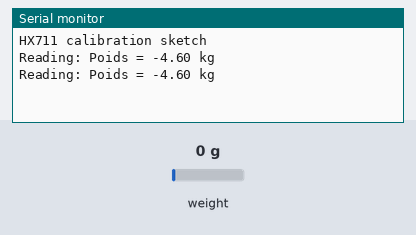
A sketch run on a simulated Arduino Uno, built with avr-gcc and run on an emulated ATmega328P. On the bench: the last lines printed to the serial monitor. Inputs (shaded band) come from the test bench; at power-on: weight on the scale 0 g.

Above: at 2.2 s.
2.3 s: weight on the scale set to 100 g
At 3.6 s:
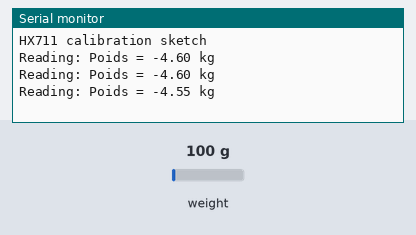
3.8 s: weight on the scale set to 1250 g
At 5.1 s:
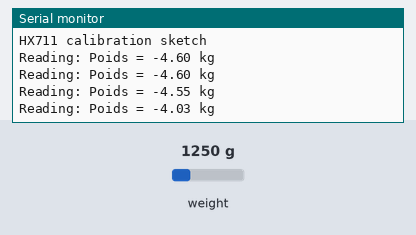
Timing chart, 0 to 6.8 s (numbered marks = the images above; inputs shaded):
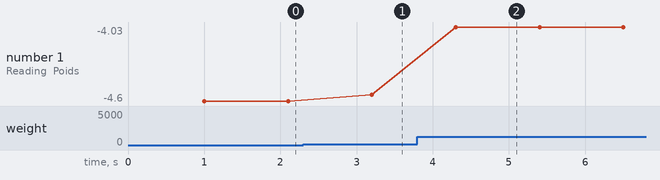

The sketch:

Test_HX711_poids.ino
```cpp
#include "HX711.h"

#define LOADCELL_DOUT_PIN  11
#define LOADCELL_SCK_PIN  12
#define DONE_PIN 9   // Broche DONE du TPL5110 connectée à la broche 2 de l'Arduino
#define DELAY_PIN 10
HX711 scale;

float calibration_factor = 13350; //-7050 cette variable à régler selon le capteur de poids, 235 avant, 13350 de tare avec une incertitude de .1 à .2

void setup() {
  Serial.begin(115200);
  Serial.println("HX711 calibration sketch");
  /*Serial.println("Remove all weight from scale");
  Serial.println("After readings begin, place known weight on scale");
  Serial.println("Press + or a to increase calibration factor");
  Serial.println("Press - or z to decrease calibration factor");*/

  scale.begin(LOADCELL_DOUT_PIN, LOADCELL_SCK_PIN);
  /*scale.set_scale();*/
  scale.tare(); //Reset the scale to 0
  scale.set_scale(calibration_factor); //Adjust to this calibration factor


  //long zero_factor = scale.read_average(); //Get a baseline reading
  //Serial.print("Zero factor: "); //This can be used to remove the need to tare the scale. Useful in permanent scale projects.
  //Serial.println(zero_factor);
}

void loop() {
  Serial.print("Reading: ");
  float poids =scale.get_units()/2.2046-4.6;
  Serial.println("Poids = " + String(poids) +" kg");
  //Serial.print(" calibration_factor: ");
  //Serial.print(calibration_factor);

  /*if(Serial.available())    //permet de calibrer en direct via le moniteur série
  {
    char temp = Serial.read();
    if(temp == '+' || temp == 'a')
      calibration_factor += 10;
    else if(temp == '-' || temp == 'z')
      calibration_factor -= 10;
  }*/
delay(1000);
}
```

Measured:
- after the input at 2.3 s, the serial monitor: prints a new line after 0.90 s (image 1)
- after the input at 3.8 s, the serial monitor: prints a new line after 0.50 s (image 2)
- plotted number 1: -4.6 → -4.55 after the input at 2.3 s, -4.55 → -4.03 after the input at 3.8 s
